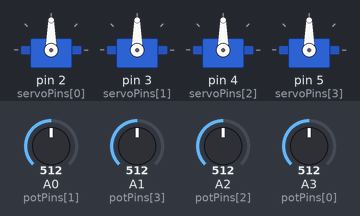
Recording of a sketch running on a simulated Arduino Uno, built with avr-gcc and run on an emulated ATmega328P. Shown: 4 × servo. The inputs (shaded band) are chosen by the test bench; at power-on: A0 (potPins[1]) = 512, A1 (potPins[3]) = 512, A2 (potPins[2]) = 512, A3 (potPins[0]) = 512.

Above: at 1.2 s.
1.3 s: A0 (potPins[1]) set to 716
At 2.0 s:
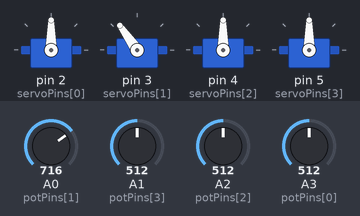
2.8 s: A1 (potPins[3]) set to 716
At 3.1 s:
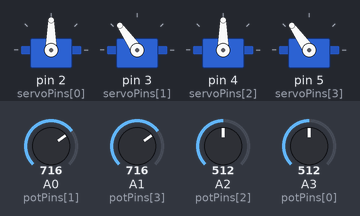
4.3 s: A2 (potPins[2]) set to 716
At 5.4 s:
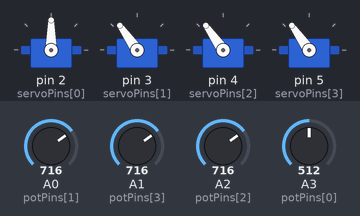
5.8 s: A3 (potPins[0]) set to 716
At 6.6 s:
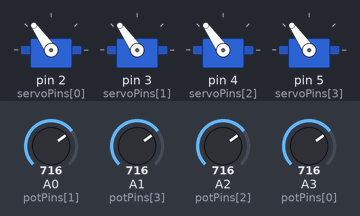
7.3 s: A0 (potPins[1]) set to 992
At 7.7 s:
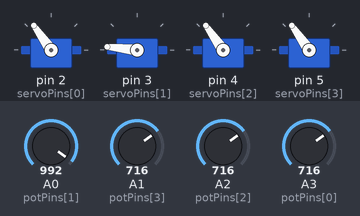
8.8 s: A1 (potPins[3]) set to 992
At 10.1 s:
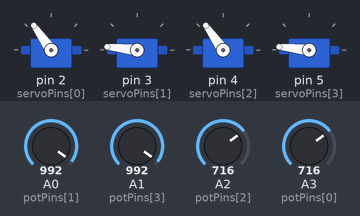
Timing chart, 0 to 11.3 s (numbered marks = the images above; inputs shaded):
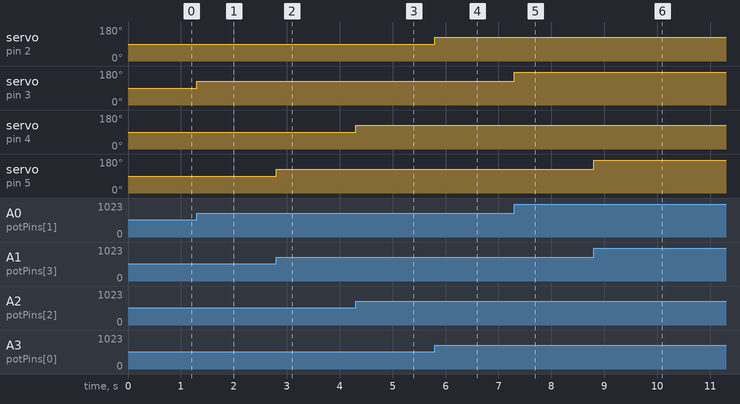

The sketch:

code.ino
```cpp
#include <Servo.h>

const int potPins[] = {A3, A0, A2, A1};
const int servoPins[] = {2, 3, 4, 5};

int val;

Servo myServo[4];


void setup() {
  for (int i = 0; i <= 3; i++) {
    myServo[i].attach(servoPins[i]);
  }
}

void loop() {
  for (int i = 0; i <= 3; i++) {
      val = analogRead(potPins[i]);
      val = map(val, 0, 1023, 0, 180);
      myServo[i].write(val);
    }
}
```

Measured:
- after the input at 1.3 s, servo on pin 3 (servoPins[1]): 90° → 125° at once
- after the input at 2.8 s, servo on pin 5 (servoPins[3]): 90° → 125° at once
- after the input at 4.3 s, servo on pin 4 (servoPins[2]): 90° → 125° at once
- after the input at 5.8 s, servo on pin 2 (servoPins[0]): 90° → 125° at once
- after the input at 7.3 s, servo on pin 3 (servoPins[1]): 125° → 174° at once
- after the input at 8.8 s, servo on pin 5 (servoPins[3]): 125° → 174° at once
